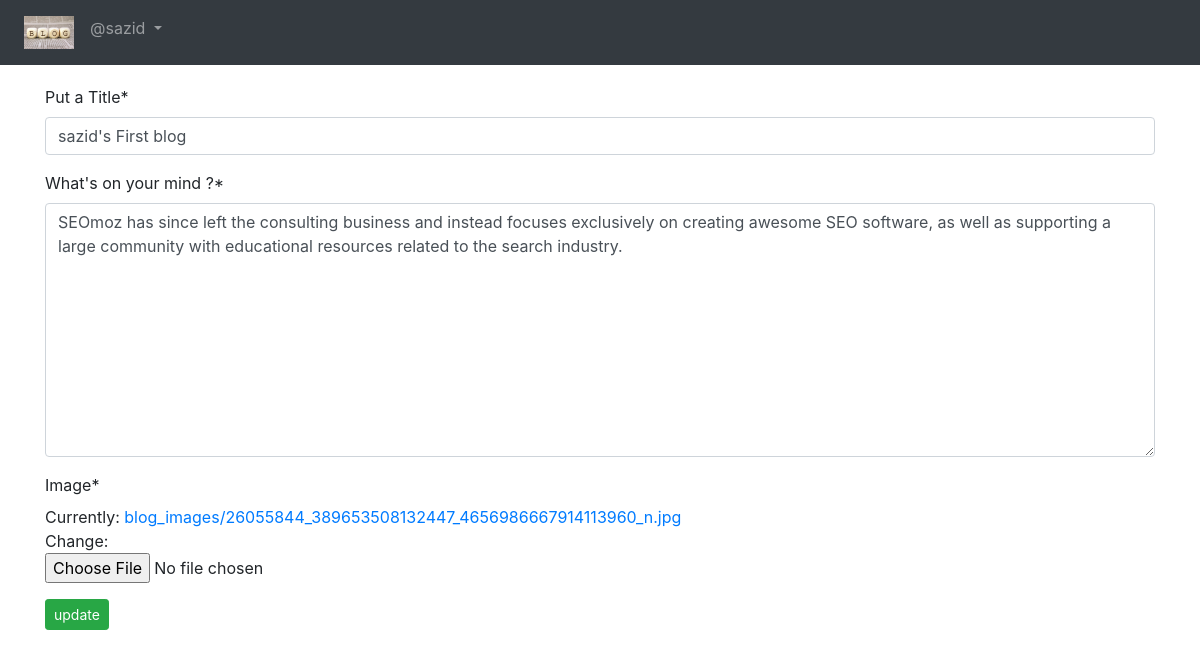
/blog/Edit-Blog/2 (signed in), run on the app's committed database.
### Blog_App/models.py (models this page shows, shortened)
class Blog(models.Model):
    author = models.ForeignKey(User,on_delete=models.CASCADE,related_name='post_author')
    blog_title = models.CharField(max_length=264,verbose_name='Put a Title')
    slug = models.SlugField(max_length=264,unique=True)
    blog_content = models.TextField(verbose_name=" What's on your mind ?")
    blog_image = models.ImageField(upload_to='blog_images',verbose_name="Image")
    publish_date = models.DateTimeField(auto_now_add=True)
    update_date = models.DateTimeField(auto_now=True)

### Blog_App/views.py (the view, shortened to what this page needs)
# urls.py: path('Edit-Blog/<pk>',views.Edit_Blog.as_view(),name='Edit_Blog')
class Edit_Blog(LoginRequiredMixin,UpdateView):
    model = Blog
    fields = ('blog_title','blog_content','blog_image')
    template_name = 'Blog_App/Edit_Blog.html'

### templates/Blog_App/Edit_Blog.html (shortened to what this page needs)
{% extends 'base.html' %}
{% load crispy_forms_tags %}
{% block body_block %}
{% if blog.author == user %}
<form method="POST">
  {{form|crispy}}
  <button type="submit" class="btn btn-success btn-sm">update</button>
  {% else %}
  <h2>you are not allowed to view this page-- error 404</h2>
</form>
{% endif %}
{% endblock %}

### templates/base.html (shortened to what this page needs)
<!DOCTYPE html>
<html lang="en" dir="ltr">
  <head>
    <link rel="stylesheet" href="https://maxcdn.bootstrapcdn.com/bootstrap/4.4.1/css/bootstrap.min.css">
    <link href="https://maxcdn.bootstrapcdn.com/font-awesome/4.7.0/css/font-awesome.min.css" rel="stylesheet">
  </head>
  <body>
    <nav class="navbar navbar-expand-sm bg-dark navbar-dark">
      <ul class="navbar-nav">
        <li class="nav-item active">
          <a class="nav-link" href="{% url 'index' %}"><img src="/media/blog.jpg" width="50px" alt="website logo"></a>
        </li>
        {% if user.is_authenticated  %}
        <div class="nav-item dropdown">
          <a class="nav-link dropdown-toggle" id="navbardrop" data-toggle="dropdown" href="#">
            @{{ user.username }}
          </a>
        </div>
        {% endif %}
      </ul>
    </nav>
    <div class="container" style="padding-top:20px">
      {% block body_block %}
      {% endblock %}
    </div>
  </body>
</html>

### data on the page
Blog: blog_title "sazid's First blog", blog_content "SEOmoz has since left the consulting business and instead focuses exclusively on creating awesome SEO software, as well as supporting a large community with educational resources related to the search industry."

### other printed values
{{ user.username }} "sazid"
